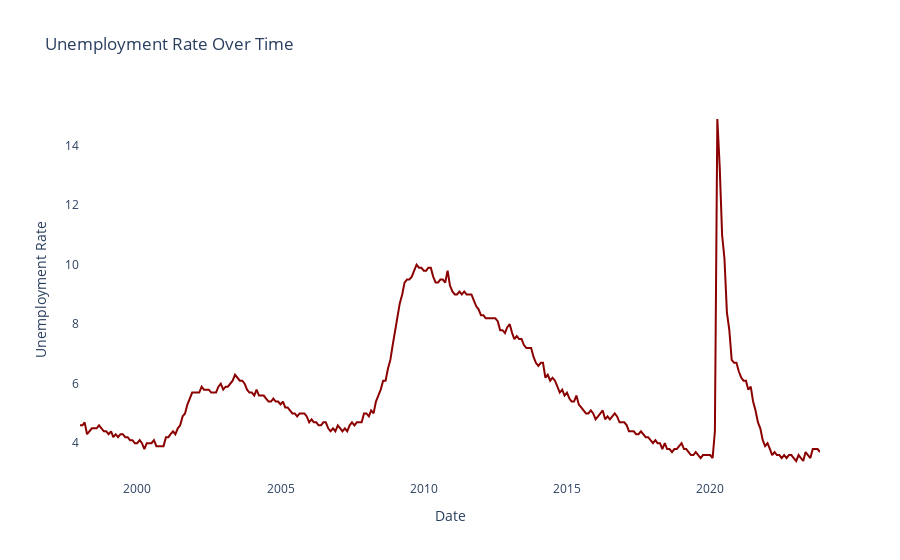

Notebook source saved alongside this figure:
### Code cell
# Create a line plot
fig = px.line(unemp_rate, x='DATE', y='UNRATE', title='Unemployment Rate Over Time',
              labels={'DATE': 'Date', 'UNRATE': 'Unemployment Rate'})

# Make visual modifications
fig.update_traces(
    line=dict(color='darkred', width=2),  # Change line color to dark red and set line width
    mode='lines',  # Set mode to 'lines' only (without markers)
)

fig.update_layout(
    hovermode='x unified',
    plot_bgcolor='rgba(0, 0, 0, 0)',  # Set the background color of the plot
)

# Save the plot as an HTML file
fig.write_html('unemployment_rate_plot_custom.html')
fig.show()

### Figure 1 — Plotly figure (JSON) as saved in the notebook; plotly's stock layout.template omitted (floating-point values rounded to 4 significant figures; data arrays with more than 128 entries replaced by an {"elided": "..."} marker saying what was removed)
{"data": [{"hovertemplate": "Date=%{x}<br>Unemployment Rate=%{y}<extra></extra>", "legendgroup": "", "line": {"color": "darkred", "dash": "solid", "width": 2}, "marker": {"symbol": "circle"}, "mode": "lines", "name": "", "orientation": "v", "showlegend": false, "type": "scatter", "x": {"elided": "311 str values"}, "xaxis": "x", "y": {"elided": "311 float values"}, "yaxis": "y"}], "layout": {"hovermode": "x unified", "legend": {"tracegroupgap": 0}, "plot_bgcolor": "rgba(0, 0, 0, 0)", "title": {"text": "Unemployment Rate Over Time"}, "xaxis": {"anchor": "y", "domain": [0, 1], "title": {"text": "Date"}}, "yaxis": {"anchor": "x", "domain": [0, 1], "title": {"text": "Unemployment Rate"}}}}
